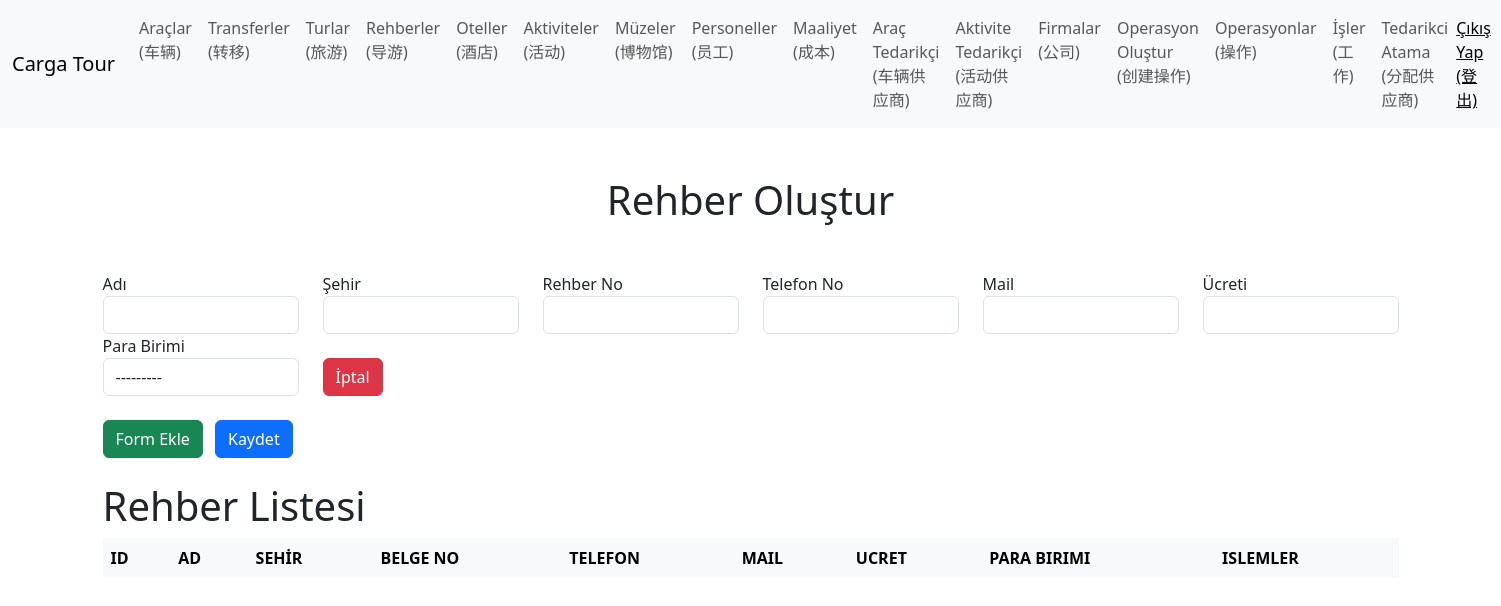
The app's page /guide/ (signed in), older data.
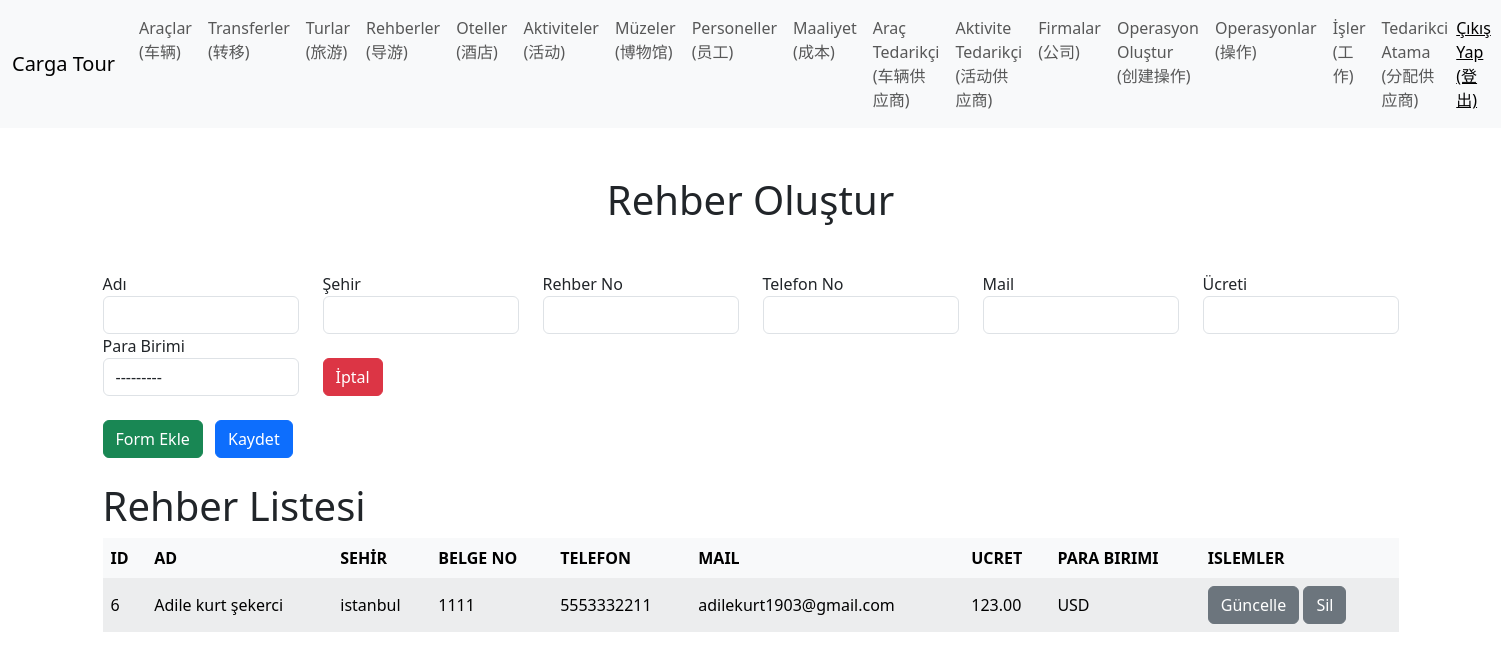
The same page, newer data.
### TourManager/models.py (models this page shows, shortened)
class Guide(models.Model):
    CURRENCY_CHOICES = (
        ('TL', 'TL'),
        ('USD', 'USD'),
        ('EUR', 'EUR'),
    )
    company=models.ForeignKey(Sirket, verbose_name="Sirket", on_delete=models.CASCADE)
    name = models.CharField(verbose_name="Adı", max_length=155)
    city = models.CharField(verbose_name="Şehir", max_length=155)
    document_no = models.CharField(verbose_name="Rehber No", max_length=155)
    phone = models.CharField(verbose_name="Telefon No", max_length=155)
    mail = models.CharField(verbose_name="Mail", max_length=155)
    price = models.DecimalField(verbose_name="Ücreti", max_digits=10, decimal_places=2)
    currency = models.CharField(max_length=3, choices=CURRENCY_CHOICES, verbose_name="Para Birimi")

### TourManager/views.py (the view)
# urls.py: path('guide/', guide, name='guide'),
def guide(request):
    requestPersonel = Personel.objects.get(user = request.user)
    sirket = requestPersonel.company
    context={
        'title' : 'Rehber',
        'createtitle' : 'Rehber Oluştur',
        'listTitle' : 'Rehber Listesi',
        'createUrl' : 'create_guide',
        'deleteUrl' : 'delete_guide',
        'form' : GuideForm(),
        'guides' : Guide.objects.filter(company = sirket)
    }
    return render(request, 'tour/guide.html', context)

### TourManager/forms.py
class GuideForm(forms.ModelForm):
    class Meta:
        model = Guide
        fields = ['name', 'city', 'document_no', 'phone', 'mail', 'price', 'currency']
        widgets = {
            'name': forms.TextInput(attrs={'class': 'form-control'}),
            'city': forms.TextInput(attrs={'class': 'form-control'}),
            'document_no': forms.TextInput(attrs={'class': 'form-control'}),
            'phone': forms.TextInput(attrs={'class': 'form-control'}),
            'mail': forms.EmailInput(attrs={'class': 'form-control'}),
            'price': forms.NumberInput(attrs={'class': 'form-control'}),
            'currency': forms.Select(attrs={'class': 'form-control'}),
        }

### TourManager/templates/tour/guide.html
{% extends "tour/base.html" %}
{% block content %}
<h1 class="text-center my-5">{{ createtitle }}</h1>
<div id="forms">
    {% include 'tour/partials/guide-form.html' %}
</div>
<button class="btn btn-success my-4 me-2" hx-get="{% url createUrl %}" hx-target="#forms" hx-swap="beforeend">Form Ekle</button>
<button type="button" class="btn btn-primary my-4"  id="submit-all">Kaydet</button>
<h1> {{ listTitle }}</h1>
<div style="overflow-x: auto;">
<table class="table table-striped table-hover table-borderless table-light align-middle">
    <thead>
        <tr>
            <th>ID</th>
            <th>AD</th>
            <th>SEHİR</th>
            <th>BELGE NO</th>
            <th>TELEFON</th>
            <th>MAIL</th>
            <th>UCRET</th>
            <th>PARA BIRIMI</th>
            <th>ISLEMLER</th>
        </tr>
    </thead>
    <tbody id="guide-list">
        {% for guide in guides %}
            {% include "tour/partials/guide-list.html" %}
        {% endfor %}
    </tbody>
</table>
</div>
{% endblock content %}

### TourManager/templates/tour/partials/guide-list.html
<tr id="guide-{{ guide.id }}"  hx-swap="outerHTML swap:.5s" target="this">
    <td>{{ guide.id }}</td>
    <td>{{ guide.name }}</td>
    <td>{{ guide.city }}</td>
    <td>{{ guide.document_no }}</td>
    <td>{{ guide.phone }}</td>
    <td>{{ guide.mail }}</td>
    <td>{{ guide.price }}</td>
    <td>{{ guide.currency }}</td>
    <td>
        <button class="btn btn-secondary" hx-get="{% url 'edit_guide' guide.id %}" hx-target="#guide-{{ guide.id }}" hx-swap="outerHTML swap:.5s">
            Güncelle
        </button>
        <button class="btn btn-secondary" hx-delete="{% url 'delete_guide' guide.id %}" hx-confirm="Silmek istediğine emin misin?" hx-target="#guide-{{ guide.id }}">Sil</button>
    </td>
</tr>

Row changes from the older to the newer data that the page shows:
added Guide: id "6", name "Adile kurt şekerci", city "istanbul", document_no "1111", phone "5553332211", mail "adilekurt1903@gmail.com", price "123.00", currency "USD"
